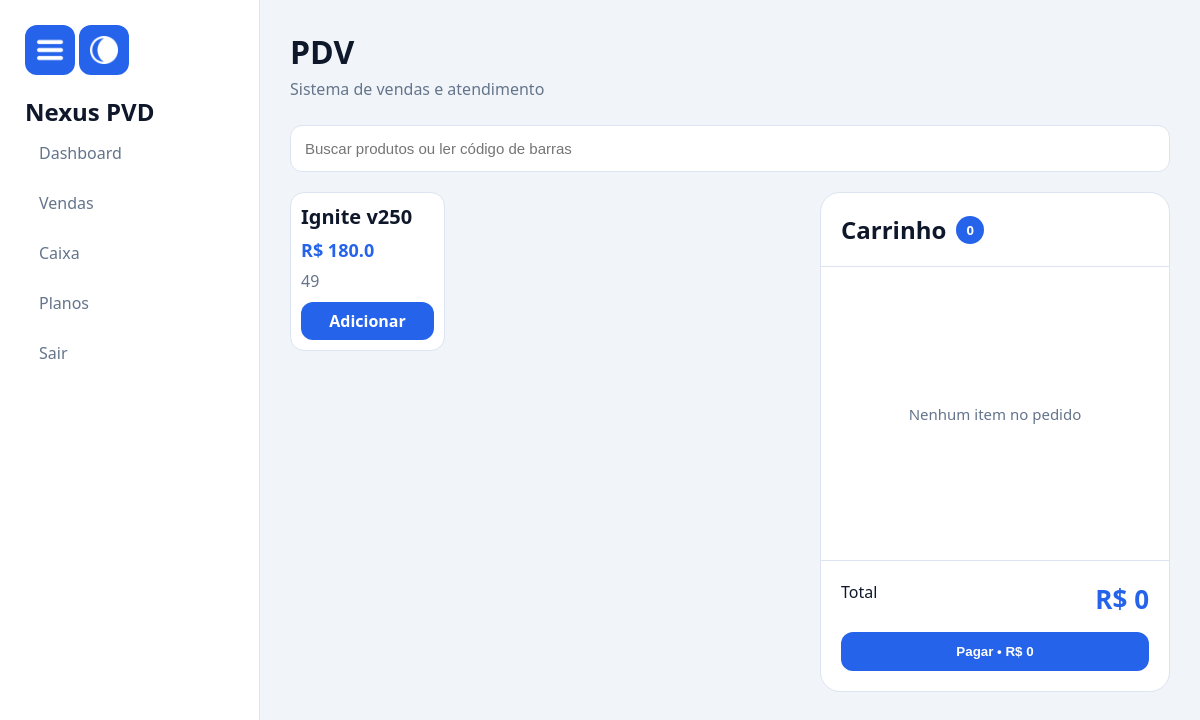
Screenshot of /vendas (signed in) with the database file from the repository.
### tables this page shows
CREATE TABLE produtos(

    id INTEGER PRIMARY KEY AUTOINCREMENT,

    nome TEXT,
    preco REAL,
    estoque INTEGER,

    codigo_barras TEXT,

    empresa_id INTEGER

);

### routes/vendas.py (the view)
    @app.route("/vendas")
    def vendas():
        if not session.get("logado"):
            return redirect("/")
        conn = conectar()
        cursor = conn.cursor()
        empresa_id = session["empresa_id"]
        cursor.execute(
            """

        SELECT *

        FROM caixa

        WHERE empresa_id = ?
        AND status = 'aberto'

        ORDER BY id DESC

        LIMIT 1

        """,
            (empresa_id,),
        )
        caixa = cursor.fetchone()
        if not caixa:
            conn.close()
            return render_template("vendas.html", caixa_fechado=True)
        cursor.execute(
            """

        SELECT *

        FROM produtos

        WHERE empresa_id = ?

        """,
            (empresa_id,),
        )
        produtos = cursor.fetchall()
        carrinho = session.get("carrinho", [])
        total = sum(item["preco"] * item["quantidade"] for item in carrinho)
        cursor.execute(
            """

        SELECT id

        FROM caixa

        WHERE empresa_id = ?
        AND status = 'aberto'

        ORDER BY id DESC

        LIMIT 1

        """,
            (session["empresa_id"],),
        )
        caixa = cursor.fetchone()
        if not caixa:
            flash("Nenhum caixa aberto", "erro")
            return redirect("/vendas")
        conn.close()
        abrir_cupom = False
        if session.get("ultimo_cupom"):
            abrir_cupom = True
        return render_template(
            "vendas.html",
            produtos=produtos,
            carrinho=carrinho,
            total=total,
            caixa_fechado=False,
            abrir_cupom=abrir_cupom
        )

### database.py (called while the page is built)
def conectar():
    conn = sqlite3.connect("database/database.db", timeout=30)
    conn.execute("PRAGMA journal_mode=WAL")
    conn.row_factory = sqlite3.Row
    return conn

### templates/vendas.html (shortened to what this page needs)
{% extends "layout.html" %}
{% block css %}
<link rel="stylesheet" href="{{ url_for('static', filename='css/vendas.css') }}">
{% endblock %}
{% block content %}
<div class="topo-vendas">
    <div>
        <h1>
            PDV
        </h1>
        <p class="subtitulo-pagina">
            Sistema de vendas e atendimento
        </p>
    </div>
</div>
{% if caixa_fechado %}
<div class="caixa-fechado">
    <h2>
        Caixa fechado
    </h2>
    <p>
        Abra o caixa antes de iniciar vendas.
    </p>
    <a href="/caixa" class="btn">
        Abrir Caixa
    </a>
</div>
{% else %}
<input type="text" id="scanner" class="campo-busca" placeholder="Buscar produtos ou ler código de barras" autofocus>
<div class="pdv-layout">
    <div class="produtos-grid">
        {% for produto in produtos %}
        <div class="produto-card">
            <div class="produto-info">
                <h3>
                    {{ produto["nome"] }}
                </h3>
                <span class="preco">
                    R$ {{ produto["preco"] }}
                </span>
                <span class="estoque">
                    {{ produto["estoque"] }}
                </span>
            </div>
            <a href="/adicionar_carrinho/{{ produto['id'] }}" class="btn-add">
                Adicionar
            </a>
        </div>
        {% endfor %}
    </div>
    <div class="carrinho-box">
        <div class="topo-carrinho">
            <div class="titulo-carrinho">
                <h2>
                    Carrinho
                </h2>
                <span class="contador">
                    {{ carrinho|length }}
                </span>
            </div>
        </div>
        {% if carrinho %}
        <div class="lista-carrinho">
            {% for item in carrinho %}
            <div class="item-carrinho">
                <div>
                    <strong>
                        {{ item["nome"] }}
                    </strong>
                    <p>
                        x{{ item["quantidade"] }}
                    </p>
                </div>
                <div class="lado-item">
                    <span>
                        R$ {{ item["preco"] * item["quantidade"] }}
                    </span>
                    <a href="/remover_carrinho/{{ item['id'] }}" class="remover-item">
                        ✕
                    </a>
                </div>
            </div>
            {% endfor %}
        </div>
        {% else %}
        <div class="carrinho-vazio">
            <p>
                Nenhum item no pedido
            </p>
        </div>
        {% endif %}
        <div class="rodape-carrinho">
            <div class="total-box">
                <span>
                    Total
                </span>
                <h3>
                    R$ {{ total }}
                </h3>
            </div>
            <button class="btn" onclick="abrirModal()">
                Pagar • R$ {{ total }}
            </button>
        </div>
    </div>
</div>
{% endif %}
{% endblock %}

### static/css/base.css (style rules this page uses)
:root { --bg:#f1f5f9; --card:#ffffff; --card-hover:#f8fafc; --text:#0f172a; --text-secondary:#64748b; --border:#dbe4f0; --primary:#2563eb; --primary-hover:#1d4ed8; }
* { margin:0; padding:0; box-sizing:border-box; }
html { scroll-behavior:smooth; }
body { font-family:'Segoe UI',sans-serif; background:var(--bg); color:var(--text); min-height:100vh; display:flex; }
h1 { color:var(--text); }
h2 { color:var(--text); }
input, select, textarea { width:100%; padding:14px; border:1px solid var(--border); border-radius:12px; background:var(--card); color:var(--text); outline:none; transition:.3s; }
.btn, button { display:inline-flex; align-items:center; justify-content:center; gap:8px; padding:12px 20px; border:none; border-radius:12px; background:var(--primary); color:white; text-decoration:none; cursor:pointer; font-weight:600; transition:.3s; }

### static/css/vendas.css (style rules this page uses)
.topo-vendas { margin-bottom:25px; }
.subtitulo-pagina { color:var(--text-secondary); margin-top:5px; }
.pdv-layout { display:grid; grid-template-columns:1fr 350px; gap:25px; align-items:start; }
.produtos-grid { display:grid; grid-template-columns:repeat(auto-fill,minmax(120px,1fr)); gap:20px; }
.produto-card { background:var(--card); border:1px solid var(--border); border-radius:14px; padding:10px; display:flex; flex-direction:column; justify-content:space-between; min-height:100px; transition:.3s; }
.produto-info h3 { color:var(--text); margin-bottom:8px; font-size:20px; }
.preco { display:block; font-size:18px; font-weight:bold; color:var(--primary); margin-bottom:8px; }
.estoque { color:var(--text-secondary); font-size:16px; }
.btn-add { margin-top:10px; display:block; text-align:center; padding:8px; background:var(--primary); color:white; text-decoration:none; border-radius:12px; font-weight:bold; }
.carrinho-box { background:var(--card); border:1px solid var(--border); border-radius:20px; position:sticky; top:20px; min-height:500px; max-height:85vh; display:flex; flex-direction:column; overflow:hidden; }
.topo-carrinho { padding:20px; border-bottom:1px solid var(--border); display:flex; justify-content:space-between; align-items:center; }
.titulo-carrinho { display:flex; align-items:center; gap:10px; }
.contador { width:28px; height:28px; border-radius:50%; background:var(--primary); color:white; display:flex; align-items:center; justify-content:center; font-size:13px; font-weight:bold; }
.carrinho-vazio { flex:1; display:flex; align-items:center; justify-content:center; text-align:center; color:var(--text-secondary); font-size:15px; }
.rodape-carrinho { padding:20px; border-top:1px solid var(--border); }
.rodape-carrinho .btn { width:100%; }
.total-box { display:flex; justify-content:space-between; margin-bottom:15px; }
.total-box h3 { color:var(--primary); font-size:26px; font-weight:700; }
.campo-busca { width:100%; padding:14px; border-radius:12px; border:1px solid var(--border); background:var(--card); color:var(--text); margin-bottom:20px; font-size:15px; }

### rows the page displays
produtos: nome "Ignite v250", preco "180.0", estoque "49"

### other values shown
{{ carrinho|length }} "0"
{{ total }} "0"
